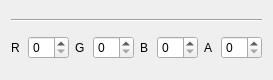
<?xml version="1.0" encoding="UTF-8"?>
<ui version="4.0">
 <class>Color</class>
 <widget class="QWidget" name="Color">
  <property name="geometry">
   <rect>
    <x>0</x>
    <y>0</y>
    <width>273</width>
    <height>80</height>
   </rect>
  </property>
  <property name="windowTitle">
   <string>Form</string>
  </property>
  <layout class="QVBoxLayout" name="verticalLayout">
   <item>
    <widget class="Line" name="line">
     <property name="orientation">
      <enum>Qt::Horizontal</enum>
     </property>
    </widget>
   </item>
   <item>
    <layout class="QHBoxLayout" name="horizontalLayout">
     <item>
      <widget class="QLabel" name="labelR">
       <property name="text">
        <string>R</string>
       </property>
      </widget>
     </item>
     <item>
      <widget class="QSpinBox" name="intR"/>
     </item>
     <item>
      <widget class="QLabel" name="labelG">
       <property name="text">
        <string>G</string>
       </property>
      </widget>
     </item>
     <item>
      <widget class="QSpinBox" name="intG"/>
     </item>
     <item>
      <widget class="QLabel" name="labelB">
       <property name="text">
        <string>B</string>
       </property>
      </widget>
     </item>
     <item>
      <widget class="QSpinBox" name="intB"/>
     </item>
     <item>
      <widget class="QLabel" name="labelA">
       <property name="text">
        <string>A</string>
       </property>
      </widget>
     </item>
     <item>
      <widget class="QSpinBox" name="intA"/>
     </item>
    </layout>
   </item>
  </layout>
 </widget>
 <resources/>
 <connections/>
</ui>
